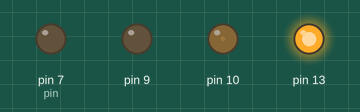
The sketch below on a simulated Arduino Uno, built with avr-gcc and run on an emulated ATmega328P. On the bench: output pins drawn as LEDs (lit = HIGH). Random numbers use the default seed unless the sketch sets one; what the sketch prints to the serial monitor is not drawn.

Above: at 0.22 s.
At 38.75 s:
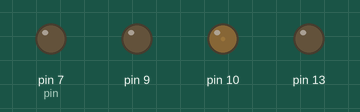
Timing chart, 0 to 40.0 s (numbered marks = the images above):
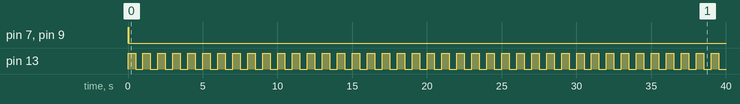

Measured:
- by itself, pin 7 (pin), pin 9: HIGH → LOW at 0.04 s
- by itself, pin 13: alternates HIGH for 0.50 s and LOW for 0.50 s

The sketch:

chica_controller.ino
```cpp
#include <Arduino.h>
int group1Cycles = 0;
long randomDelay = 1000;

class LED {
private:
    int LEDPin;
    bool state = false;
    bool newState = false;
    unsigned long timeToChange = 0;
    bool wantChange = false;
    long onRandomDuration = 0;
    long offRandomDuration = 0;
    int toggleDuration = 0;
    int pauseCycles = 0;
    int bright = 100;
    String name = "unset";
    int* groupCycles;
    bool resetGroupCounter = false;
public:

    struct LEDConfig {
        int pin;
        String LEDName = "unset";
        bool initialState = true;
        int brightValue = 255;
        long onRandom = 0;
        long offRandom = 0;
        int cyclesLimit = 0;
        int toggle = 0;
    };


    explicit LED(LED::LEDConfig config, int* gCycles): groupCycles(gCycles) {
        LEDPin = config.pin;
        newState = config.initialState;
        wantChange = true;
        if (config.brightValue < 1 || config.brightValue > 254) { config.brightValue = 255; }
        bright = config.brightValue;
        pinMode(LEDPin, OUTPUT);
        onRandomDuration = config.onRandom;
        offRandomDuration = config.offRandom;
        pauseCycles = config.cyclesLimit;
        toggleDuration = config.toggle;
        name = config.LEDName;
        Refresh();
    }

    String Report() {
        String result = "LED ";
        result += name;
        result += " started. PIN: ";
        result += LEDPin;
        if (groupCycles != nullptr) {
            result += ". Group Value: ";
            result += *groupCycles;
            result += ", Group Address: ";
            result += (long)&groupCycles;
        }
        return result;
    }

    void Toggle(long delayInMS, bool forceState = false) {
        if (timeToChange > millis() && !forceState) {
            return;
        }
        wantChange = true;
        newState = !state;
        timeToChange = millis() + delayInMS;
    }

    void WritePin() const {
        if (bright < 255 && state) {
            analogWrite(LEDPin, bright);
        } else {
            digitalWrite(LEDPin, state);
        }
    }

    void Refresh() {
        if (groupCycles != nullptr) {
            if (pauseCycles > 0 && *groupCycles > pauseCycles && state) {
                Toggle(randomDelay, true);
                resetGroupCounter = true;
            }
        }
        if (toggleDuration > 0) {
            Toggle(toggleDuration);
        }
        if (onRandomDuration > 0 && offRandomDuration > 0) {
            Toggle(random(state ? offRandomDuration : onRandomDuration));
        }

        if (newState != state && timeToChange >= millis() && wantChange) {
            state = newState;
            wantChange = false;
            WritePin();
            if (groupCycles != nullptr) {
                if (resetGroupCounter) {
                    resetGroupCounter = false;
                    *groupCycles = 0;
                    randomDelay = random(1000);
                } else {
                    (*groupCycles)++;
                }
            }
        }
    }
};

LED ledArray[] = {
        LED(LED::LEDConfig{
                .pin = 7,
                .LEDName = "Leg, Blue",
                initialState:false,
                .brightValue = 255,
                onRandom:3,
                offRandom:300,
                cyclesLimit:20
        }, &group1Cycles),

        LED(LED::LEDConfig{
                pin:9,
                LEDName:"Leg, White",
                initialState:false,
                .brightValue = 255,
                onRandom:5,
                offRandom:250,
                cyclesLimit:20
        }, &group1Cycles),

        LED(LED::LEDConfig{
                pin:10,
                LEDName:"Leg, Red",
                initialState:true,
                brightValue:10}, nullptr),

        LED(LED::LEDConfig{
                    pin:13,
                    LEDName:"Heartbeat LED",
                    initialState:false,
                    .brightValue = 255,
                    .onRandom = 0,
                    .offRandom = 0,
                    .cyclesLimit = 0,
                    .toggle = 500
            }, nullptr
        )
};

void setup() {
    Serial.begin(57600);

    Serial.print("Starting. LED Array: ");
    Serial.println(sizeof ledArray / sizeof ledArray[0]);
    Serial.print("Group1 Address: ");
    Serial.println((long)&group1Cycles);
    for (auto &i: ledArray) { Serial.println(i.Report()); }
    Serial.end();
}


void loop() {
    for (auto &i: ledArray) {
        i.Refresh();
    }
}
```
